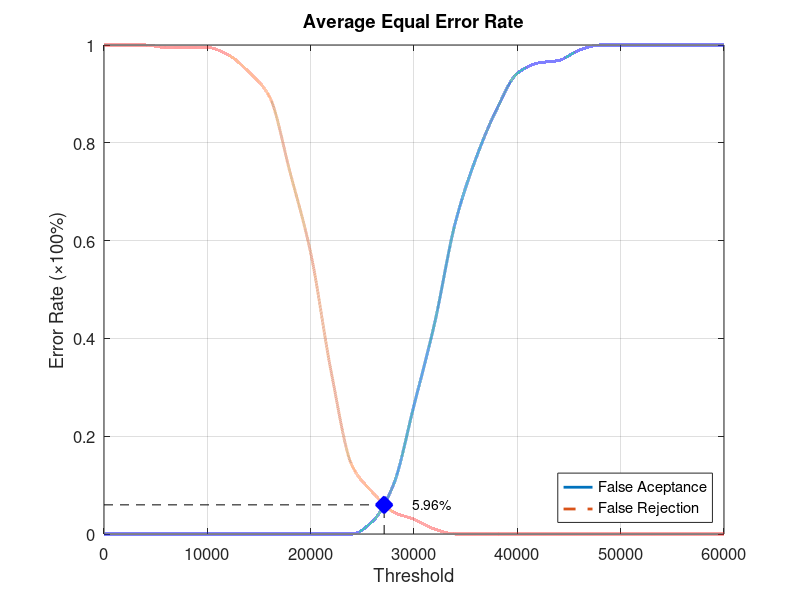
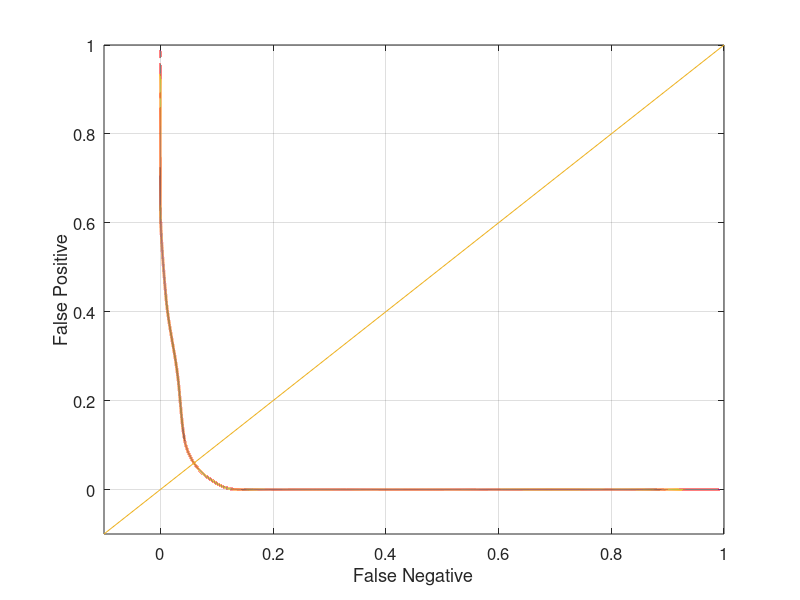

Here is the MATLAB script that generated these plots, in order:
function yEER = Database4_4
close all;
clear;
clc;
x = 0:2000:60000;
xq = 0:0.5:60000;

y0 = [0 0 0 0 0 0 0 0 0 0 0 0 0 0.0263158 0.1 0.263158 0.431579 0.636842 0.768421 0.868421 0.942105 0.963158 0.968421 0.989474 1 1 1 1 1 1 1];
yy0 = interp1(x, y0, xq, 'pchip');
y1 = [1 1 1 0.995 0.995 0.995 0.98 0.945 0.895 0.74 0.575 0.33 0.14 0.085 0.045 0.03 0.01 0 0 0 0 0 0 0 0 0 0 0 0 0 0];
yy1 = interp1(x, y1, xq, 'pchip');

% Calculating EER: 
y2 = abs(y0 - y1);
find(y2 == min(y2))
yy2 = abs(yy0 - yy1);
xEER = find(yy2 == min(yy2));
xEERIndex = xq(xEER) % X-axis EER
yEER = yy0(xEER) % Y-axis EER

main = figure
plot(xq, yy0,'-','LineWidth', 2);	hold on
plot(xq, yy1,'--','LineWidth', 2);	hold on
plot([xEERIndex xEERIndex], [0 yEER], 'k--');	hold on
plot([0 xEERIndex], [yEER yEER], 'k--');	hold on
plot(xEERIndex, yEER, 'bx', 'LineWidth', 10);	hold on
text(xEERIndex + 10 * xEERIndex / 100, yEER, [num2str(round((10000 * yEER)) / 100) '%'])
legend('False Aceptance', 'False Rejection', 'Location', 'SouthEast')
xlabel('Threshold')
ylabel('Error Rate (\times100%)')
title('Average Equal Error Rate')
set(gca, 'FontSize', 12)
axis([0 60000 0 1])
grid on

print(main, 'Database4_4Main', '-dpng');
FNRxFPR = figure('Color', [1 1 1]);
plot(yy1, yy0, '-', yy1, yy0, 'LineWidth', 2);
hold on
y = -0.1:0.1:1
plot(y, y); 
set(gca, 'FontSize', 12)
xlabel('False Negative')
ylabel('False Positive')
axis([-0.1 1 -0.1 1])
set(gca, 'FontSize', 12)
grid on

print(FNRxFPR, 'Database4_4FNRxFPR','-dpng');
end
